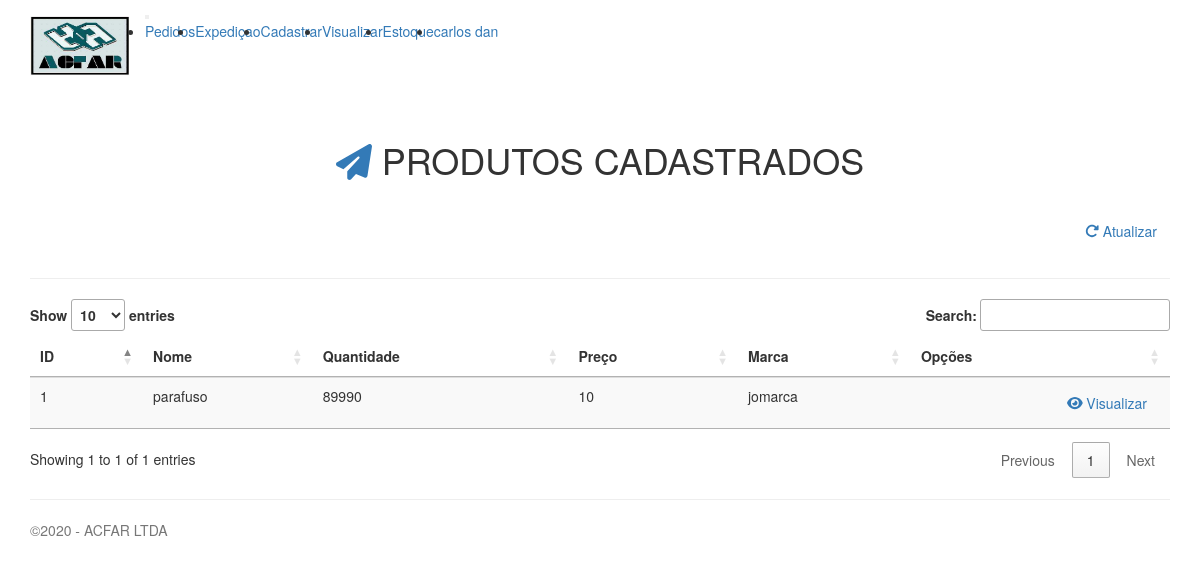
Screenshot of /produto/visualizar.php (signed in) with the database file from the repository.
### tables this page shows
CREATE TABLE IF NOT EXISTS `produtos` (
  `id` int(11) NOT NULL AUTO_INCREMENT,
  `id_usuario` int(11) DEFAULT NULL,
  `nome` varchar(70) DEFAULT NULL,
  `quantidade` int(11) DEFAULT NULL,
  `descricao` varchar(70) DEFAULT NULL,
  `preco` double DEFAULT NULL,
  `marca` varchar(45) DEFAULT NULL,
  `criado` datetime DEFAULT NULL,
  `modificado` datetime DEFAULT NULL,
  `entrada_merdoria` datetime DEFAULT NULL,
  PRIMARY KEY (`id`),
  KEY `id_usuario` (`id_usuario`)
);

### produto/functions.php (called while the page is built, shortened)
<?php
function index()
{
    $produtos = find_all('produtos');
}
function find($table = null, $id = null)
{
    $link = open_database();
    $found = null;
    try {
        if ($id) {
            $sql = "SELECT * FROM " . $table . " WHERE id = " . $id;
            $exec = $link->query($sql);
            if ($exec->num_rows > 0) {
                $found = $exec->fetch_assoc();
            }
        } else {
            $sql = "SELECT * FROM " . $table;
            $exec = $link->query($sql);
            if ($exec->num_rows > 0) {
                $found = $exec->fetch_all(MYSQLI_ASSOC);
            }
        }
    } catch (Exception $e) {
        $_SESSION['message'] = $e->getMessage();
        $_SESSION['type'] = 'danger';
    }
    return $found;
}
function find_all($table)
{
    return find($table);
}
?>

### produto/visualizar.php (the view, shortened to what this page needs)
<?php
require_once('functions.php');
\Produtos\index();
?>
<div class="container">
<header style="margin-top: 30px">
    <div class="row">
        <div class="col-sm-12 text-center my-4">
            <h1 class="display-4"><i class="fa fa-paper-plane text-primary" aria-hidden="true"></i>
                PRODUTOS CADASTRADOS
            </h1>
        </div>
        <div class="col-sm-12 text-right h2">
            <a class="btn btn-outline-success" href="visualizar.php"><i class="fas fa-redo-alt"></i> Atualizar</a>
        </div>
    </div>
</header>
<hr>
<table id="produto" class="table table-hover table-striped" style="margin-bottom: 10px">
    <thead class="bg-gradient-info">
    <tr>
        <th>ID</th>
        <th>Nome</th>
        <th>Quantidade</th>
        <th>Preço</th>
        <th>Marca</th>
        <th class="text-right">Opções</th>
    </tr>
    </thead>
    <tbody>
    <?php
    if ($produtos) {
        foreach ($produtos as $produto) {
            ?>
            <tr>
                <td><?php echo $produto['id']; ?></td>
                <td><?php echo $produto['nome']; ?></td>
                <td><?php echo $produto['quantidade']; ?></td>
                <td><?php echo $produto['preco']; ?></td>
                <td><?php echo $produto['marca']; ?></td>
                <td class="actions text-right">
                    <a href="view1.php?id=<?php echo $produto['id']; ?>" class="btn btn-outline-dark">
                        <i class="fas fa-eye"></i> Visualizar</a>
                </td>
            </tr>
            <?php
        }
    } else {
        ?>
        <tr>
            <td colspan="4">Nenhum registro encontrado.</td>
        </tr>
        <?php
    }
    ?>
    </tbody>
</table>
</div>
</body>
</html>

### css/estile.css (style rules this page uses)
* { margin: 0; padding: 0; }

### rows the page displays
produtos: id "1", nome "parafuso", quantidade "89990", preco "10", marca "jomarca"

### other values shown
$_SESSION['usuario'] "carlos dan"
